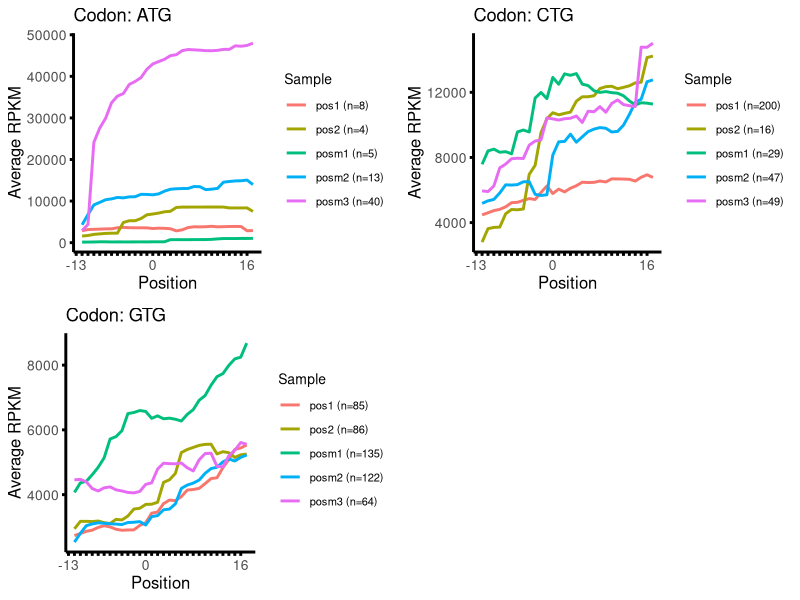

Recreate this plot in R.
## ---- chunk 1
knitr::opts_chunk$set(echo = TRUE)
library(readr)
library(dplyr)
library(ggpubr)
library(tibble)
library(ggplot2)
library(scales)
library(tidyverse)
## ---- chunk 2

merge_and_average_datasets <- function(df_list, filter_zeros = TRUE) {
  # First, remove duplicates from each dataframe in the list
  df_list_deduped <- lapply(df_list, function(df) {
    # Remove duplicates based on key columns
    unique_df <- df[!duplicated(df[, c("chrom", "start", "end", "codon", "strand")]), ]
    cat("  Deduplicated data:", nrow(unique_df), "rows\n")
    return(unique_df)
  })
  
  # Merge on shared keys
  merged_df <- Reduce(function(x, y) {
    merge(x, y, by = c("chrom", "start", "end", "codon", "strand"), all = FALSE)
  }, df_list)
  
  # Get the original column names from the first dataframe (excluding key columns)
  key_cols <- c("chrom", "start", "end", "codon", "strand")
  first_df_value_cols <- setdiff(names(df_list[[1]]), key_cols)
  
  # Process each value column
  for (col in first_df_value_cols) {
    x_col <- paste0(col, ".x")
    y_col <- paste0(col, ".y")
    
    # Check if both columns exist in the merged dataframe
    if (all(c(x_col, y_col) %in% names(merged_df))) {
      # Calculate the mean and remove the .x and .y columns
      merged_df[[col]] <- rowMeans(merged_df[, c(x_col, y_col)], na.rm = TRUE)
      merged_df <- merged_df[, !names(merged_df) %in% c(x_col, y_col)]
    }
  }
  cat("  Raw merged data:", nrow(merged_df), "rows\n")
  # Optional: Filter out rows where any value column has zeros
  if (filter_zeros) {
    value_cols <- setdiff(names(merged_df), key_cols)
    if (length(value_cols) > 0) {
      merged_df <- merged_df[!apply(merged_df[, value_cols] == 0, 1, any), ]
    }
  }
  cat("  Retained data:", nrow(merged_df), "rows\n")
  
  return(merged_df)
}

## Read in Ribo-seq data and merge replicates, remove any rows with 0 present

MH85_posm3 <- read_csv("MH85_posm3.csv")
MH87_posm3 <- read_csv("MH87_posm3.csv")
posm3_merged <- merge_and_average_datasets(list(MH85_posm3, MH87_posm3))
posm3_merged <- unique(posm3_merged)

MH85_posm2 <- read_csv("MH85_posm2.csv")
MH87_posm2 <- read_csv("MH87_posm2.csv")
posm2_merged <- merge_and_average_datasets(list(MH85_posm2, MH87_posm2))
posm2_merged <- unique(posm2_merged)

MH85_posm1 <- read_csv("MH85_posm1.csv")
MH87_posm1 <- read_csv("MH87_posm1.csv")
posm1_merged <- merge_and_average_datasets(list(MH85_posm1, MH87_posm1))
posm1_merged <- unique(posm1_merged)

MH85_pos1 <- read_csv("MH85_pos1.csv")
MH87_pos1 <- read_csv("MH87_pos1.csv")
pos1_merged <- merge_and_average_datasets(list(MH85_pos1, MH87_pos1))
pos1_merged <- unique(pos1_merged)

MH85_pos2 <- read_csv("MH85_pos2.csv")
MH87_pos2 <- read_csv("MH87_pos2.csv")
pos2_merged <- merge_and_average_datasets(list(MH85_pos2, MH87_pos2))
pos2_merged <- unique(pos2_merged)

# Function to process merged data and create position averages
process_merged_data <- function(merged_df, position_label) {
  cat("Processing", position_label, "with", nrow(merged_df), "rows\n")
  
  # Get column names that represent positions (exclude metadata columns)
  non_pos_cols <- c("chrom", "start", "end", "codon", "strand")
  pos_cols <- setdiff(colnames(merged_df), non_pos_cols)
  
  # Process by codon
  codons <- c("ATG", "CTG", "GTG")
  avg_list <- list()
  
  for (codon in codons) {
    # Filter for this specific codon 
    codon_df <- merged_df %>% filter(codon == !!codon)
    
    cat("  Codon", codon, "has", nrow(codon_df), "rows\n")
    
    if (nrow(codon_df) > 0) {
      # Get only the position columns for averaging
      selected <- codon_df[, pos_cols]
      # Calculate averages across all rows for this codon
      averages <- colMeans(selected, na.rm = TRUE)
      
      # Create result dataframe
      result_df <- data.frame(
        Pos = 1:length(averages),
        average = averages,
        sample = position_label,
        codon = codon,
        n_entries = nrow(codon_df)  # Add the count of entries for this codon
      )
      
      avg_list[[codon]] <- result_df
    }
  }
  
  # Combine all codon results
  if (length(avg_list) > 0) {
    return(do.call(rbind, avg_list))
  } else {
    return(NULL)
  }
}

# Process each merged dataset
posm3_avg <- process_merged_data(posm3_merged, "posm3")
posm2_avg <- process_merged_data(posm2_merged, "posm2")
posm1_avg <- process_merged_data(posm1_merged, "posm1")
pos1_avg <- process_merged_data(pos1_merged, "pos1")
pos2_avg <- process_merged_data(pos2_merged, "pos2")

# Combine results, handling potential NULL values
all_results <- list(posm3_avg, posm2_avg, posm1_avg, pos1_avg, pos2_avg)
valid_results <- all_results[!sapply(all_results, is.null)]

if (length(valid_results) > 0) {
  average_combined <- do.call(rbind, valid_results)
  
  # Print summary to check if different codons have different values
  cat("\nSummary of average values by codon:\n")
  avg_summary <- average_combined %>% 
    group_by(codon) %>% 
    summarize(mean_avg = mean(average, na.rm = TRUE),
              min_avg = min(average, na.rm = TRUE),
              max_avg = max(average, na.rm = TRUE),
              n_points = n())
  print(avg_summary)
  
  # Get unique codons
  unique_codons <- unique(average_combined$codon)
  
  # Initialize empty list to store plots
  plots <- list()
  
  # Loop through each codon and create a plot
  for (codon in unique_codons) {
    # Subset average_combined for the current codon
    subset_data <- average_combined %>% filter(codon == !!codon)
    
    # Get n values for this specific codon (using the n_entries we calculated)
    # Create a lookup table for n values by sample for this codon
    n_lookup <- subset_data %>%
      select(sample, n_entries) %>%
      distinct() %>%
      deframe()  # Convert to named vector
    
    # Add n values to the data for legend labels
    subset_data <- subset_data %>%
      mutate(sample_with_n = paste0(sample, " (n=", n_lookup[sample], ")"))
    
    # Map plot positions 0–29 to -13:+16
    pos_labels <- -13:16
    names(pos_labels) <- 0:29  # names are actual values in the data (x-axis positions)
    
    # Only show labels for -13, 0, +16
    all_ticks <- as.numeric(names(pos_labels))
    desired_labels <- ifelse(pos_labels %in% c(-13, 0, 16), as.character(pos_labels), "")
    
    # Create a plot for the current codon if there are rows
    if (nrow(subset_data) > 0) {
      p <- ggplot(subset_data, aes(x = Pos, y = average, color = sample_with_n)) +
        geom_line(size = 1) +
        labs(title = paste("Codon:", codon), 
             x = "Position", 
             y = "Average RPKM",
             color = "Sample") +
        scale_x_continuous(
          breaks = all_ticks,
          labels = desired_labels
          ) +
        theme_minimal() +
        theme(
          axis.text = element_text(size = 10),
          axis.title = element_text(size = 12),
          panel.grid.major = element_blank(),
          panel.grid.minor = element_blank(),
          axis.line = element_line(size = 1),
          axis.ticks = element_line(size = 1),
          legend.text = element_text(size = 8),
          legend.title = element_text(size = 10),
          legend.position = "right"
        )
      
      # Add the plot to the list
      plots[[codon]] <- p
    }
  }
  
  # Check how many plots we have
  cat("\nCreated plots for", length(plots), "codons\n")
  
  # Combine all plots into one figure
  if (length(plots) > 0) {
    n_cols <- min(5, length(plots))
    n_rows <- ceiling(length(plots) / n_cols)
    
    combined_plot <- ggarrange(
      plotlist = plots, 
      ncol = 2, 
      nrow = 2,
      common.legend = FALSE,
      legend = "right"
    )
    
    # Print the combined plot
    print(combined_plot)
  } else {
    cat("No plots to display - check your data\n")
  }
} else {
  cat("No valid results to plot\n")
}
